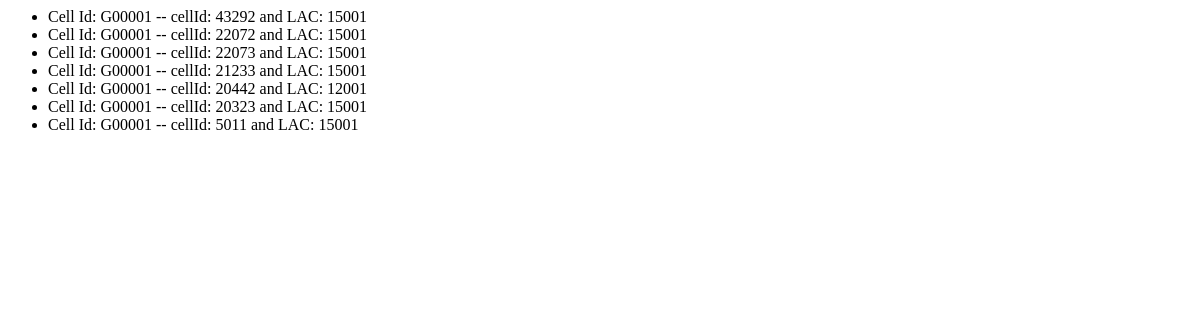
The page /receiveCellInfo/rawinfo/ on the database as committed earlier.
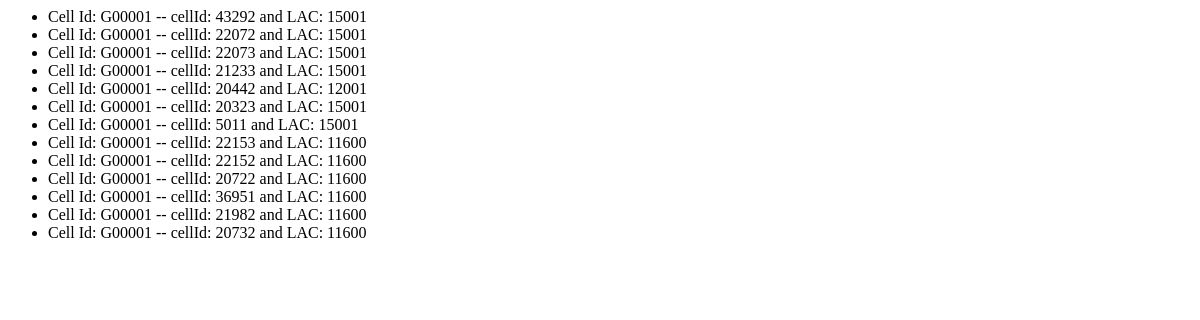
The same page on the database as committed later.
### receiveCellInfo/models.py (models this page shows, shortened)
class RawInfo(models.Model):
    deviceID = models.CharField(max_length=200)
    TimeStamp = models.DateTimeField()
    cellID = models.CharField(max_length=10)
    LAC = models.CharField(max_length=10)
    MCC = models.CharField(max_length=5, default="")
    MNC = models.CharField(max_length=5, default="")
    dBm = models.FloatField(null=True)

### receiveCellInfo/views.py (the view)
def raw_info(request):
    raw_info = RawInfo.objects.order_by('TimeStamp')
    context = {
        'raw_info' : raw_info,
    }
    return render(request, 'receiveCellInfo/rawinfo.html', context)

### receiveCellInfo/templates/receiveCellInfo/rawinfo.html
{% if raw_info %}
    <ul>
    {% for point in raw_info %}
        <li>Cell Id: {{ point.deviceID }} -- cellId: {{ point.cellID }} and LAC: {{ point.LAC }}</li>
    {% endfor %}
    </ul>
{% else %}
    <p>Sorry we do not have any tracked points to display</p>
{% endif %}

Rows that differ between the two databases and show on the page:
added RawInfo: deviceID "G00001", cellID "22153", LAC "11600"
added RawInfo: deviceID "G00001", cellID "22152", LAC "11600"
added RawInfo: deviceID "G00001", cellID "20722", LAC "11600"
added RawInfo: deviceID "G00001", cellID "36951", LAC "11600"
added RawInfo: deviceID "G00001", cellID "21982", LAC "11600"
added RawInfo: deviceID "G00001", cellID "20732", LAC "11600"
